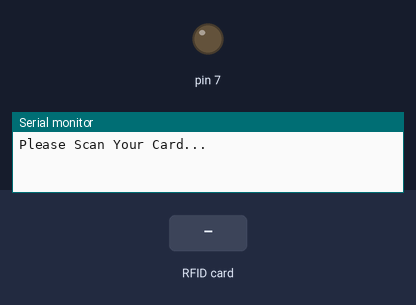
Bench run of a sketch on a simulated Arduino Uno, built with avr-gcc and run on an emulated ATmega328P. Shown: output pins drawn as LEDs (lit = HIGH), the last lines printed to the serial monitor. The test bench sets the inputs (shaded band). Pins used as bus, display or sensor lines are not drawn.

Above: at 1.2 s.
1.3 s: RFID card 23 28 83 1B held to the reader
At 2.7 s:
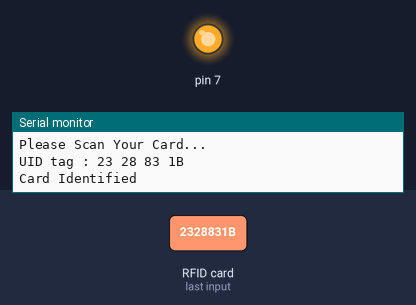
3.6 s: RFID card 5E 7A 19 C4 held to the reader
At 4.1 s:
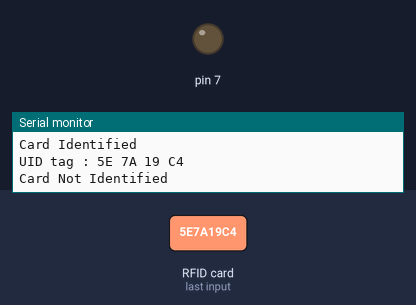
Timing chart, 0 to 6.6 s (numbered marks = the images above; inputs shaded):
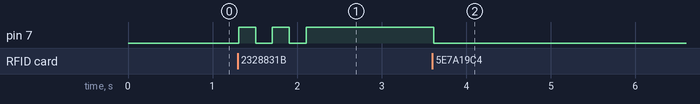

Measured:
- after the input at 1.3 s, pin 7: alternates HIGH for 0.20 s and LOW for 0.20 s, 5 changes in all, then stays HIGH, starting at once
- after the input at 3.6 s, pin 7: HIGH → LOW at once

The sketch:

Bai8.ino
```cpp
#include <MFRC522.h>
#include <SPI.h>

#define SS_PIN 10
#define RST_PIN 9


MFRC522 mfrc522(SS_PIN, RST_PIN);


int ot = 1;
void setup() {
  // put your setup code here, to run once:
  pinMode(7, OUTPUT);
  Serial.begin(9600);
  SPI.begin();      // Initiate  SPI bus
  mfrc522.PCD_Init();   // Initiate MFRC522
  Serial.println("Please Scan Your Card...");
  Serial.println();
}


void loop() {

  if ( ! mfrc522.PICC_IsNewCardPresent())
  {
    return;
  }
  // Select one of the cards
  if ( ! mfrc522.PICC_ReadCardSerial())
  {
    return;
  }
  //Show UID on serial monitor
  Serial.print("UID tag :");
  String content= "";
  byte letter;
  for (byte i = 0; i < mfrc522.uid.size; i++)
  {
     Serial.print(mfrc522.uid.uidByte[i] < 0x10 ? " 0" : " ");
     Serial.print(mfrc522.uid.uidByte[i], HEX);
     content.concat(String(mfrc522.uid.uidByte[i] < 0x10 ? " 0" : " "));
     content.concat(String(mfrc522.uid.uidByte[i], HEX));
  }
  Serial.println();
  content.toUpperCase();
  if (content.substring(1) == "23 28 83 1B") //change here the UID of the card/cards that you want to give access
  {
    Serial.println("Card Identified");
    digitalWrite(7, HIGH);
    delay(200);
    digitalWrite(7, LOW);
    delay(200);
    digitalWrite(7, HIGH);
    delay(200);
    digitalWrite(7, LOW);
    delay(200);
    digitalWrite(7, HIGH);
    Serial.println();


  }

  else   {
   Serial.println("Card Not Identified");
   digitalWrite(7, LOW);
   Serial.println();
//
  }
  delay(1000);

}
```
